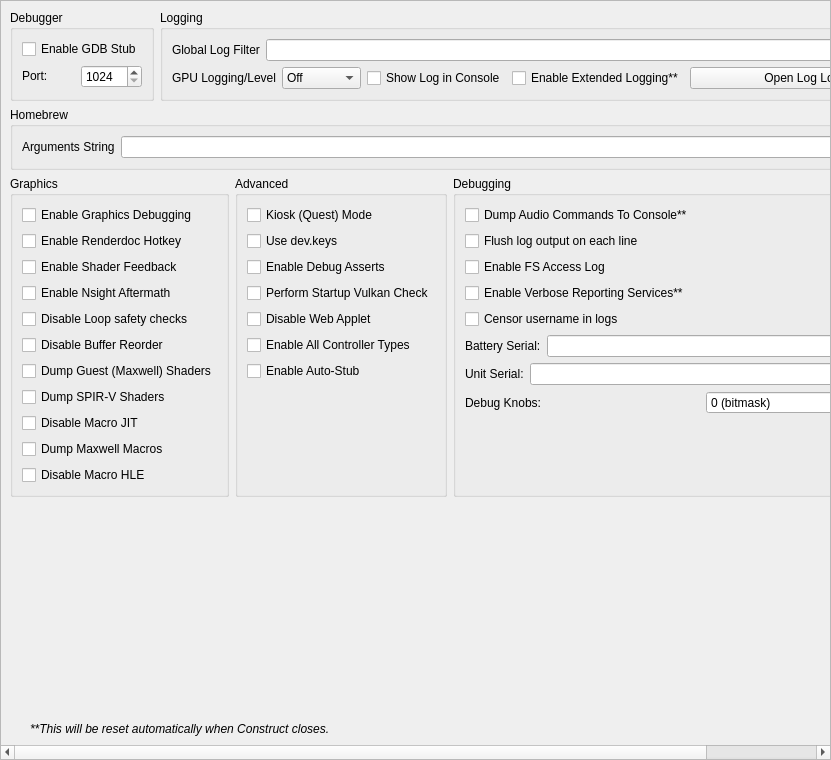
<?xml version="1.0" encoding="UTF-8"?>
<ui version="4.0">
 <class>ConfigureDebug</class>
 <widget class="QScrollArea" name="ConfigureDebug">
  <property name="geometry">
   <rect>
    <x>0</x>
    <y>0</y>
    <width>831</width>
    <height>760</height>
   </rect>
  </property>
  <property name="widgetResizable">
   <bool>true</bool>
  </property>
  <widget class="QWidget" name="widget">
   <property name="geometry">
    <rect>
     <x>0</x>
     <y>0</y>
     <width>829</width>
     <height>758</height>
    </rect>
   </property>
   <layout class="QVBoxLayout" name="verticalLayout_1">
    <item>
     <layout class="QHBoxLayout" name="horizontalLayout">
      <property name="topMargin">
       <number>0</number>
      </property>
      <item>
       <widget class="QGroupBox" name="groupBox">
        <property name="sizePolicy">
         <sizepolicy hsizetype="Preferred" vsizetype="Preferred">
          <horstretch>0</horstretch>
          <verstretch>0</verstretch>
         </sizepolicy>
        </property>
        <property name="title">
         <string>Debugger</string>
        </property>
        <property name="alignment">
         <set>Qt::AlignmentFlag::AlignLeading|Qt::AlignmentFlag::AlignLeft|Qt::AlignmentFlag::AlignTop</set>
        </property>
        <property name="flat">
         <bool>false</bool>
        </property>
        <property name="checkable">
         <bool>false</bool>
        </property>
        <layout class="QVBoxLayout" name="verticalLayout_3">
         <item>
          <widget class="QWidget" name="debug_widget" native="true">
           <property name="sizePolicy">
            <sizepolicy hsizetype="Preferred" vsizetype="Maximum">
             <horstretch>0</horstretch>
             <verstretch>0</verstretch>
            </sizepolicy>
           </property>
           <layout class="QVBoxLayout" name="verticalLayout">
            <property name="sizeConstraint">
             <enum>QLayout::SizeConstraint::SetDefaultConstraint</enum>
            </property>
            <property name="leftMargin">
             <number>0</number>
            </property>
            <property name="topMargin">
             <number>0</number>
            </property>
            <property name="rightMargin">
             <number>0</number>
            </property>
            <property name="bottomMargin">
             <number>0</number>
            </property>
            <item>
             <widget class="QCheckBox" name="toggle_gdbstub">
              <property name="sizePolicy">
               <sizepolicy hsizetype="Maximum" vsizetype="Maximum">
                <horstretch>0</horstretch>
                <verstretch>0</verstretch>
               </sizepolicy>
              </property>
              <property name="text">
               <string>Enable GDB Stub</string>
              </property>
             </widget>
            </item>
            <item>
             <widget class="QWidget" name="horizontalWidget_3" native="true">
              <property name="sizePolicy">
               <sizepolicy hsizetype="Preferred" vsizetype="Maximum">
                <horstretch>0</horstretch>
                <verstretch>0</verstretch>
               </sizepolicy>
              </property>
              <layout class="QHBoxLayout" name="horizontalLayout_3">
               <property name="leftMargin">
                <number>0</number>
               </property>
               <property name="topMargin">
                <number>0</number>
               </property>
               <property name="rightMargin">
                <number>0</number>
               </property>
               <property name="bottomMargin">
                <number>0</number>
               </property>
               <item>
                <widget class="QLabel" name="label_11">
                 <property name="sizePolicy">
                  <sizepolicy hsizetype="Minimum" vsizetype="Maximum">
                   <horstretch>0</horstretch>
                   <verstretch>0</verstretch>
                  </sizepolicy>
                 </property>
                 <property name="text">
                  <string>Port:</string>
                 </property>
                </widget>
               </item>
               <item>
                <widget class="QSpinBox" name="gdbport_spinbox">
                 <property name="sizePolicy">
                  <sizepolicy hsizetype="Preferred" vsizetype="Maximum">
                   <horstretch>0</horstretch>
                   <verstretch>0</verstretch>
                  </sizepolicy>
                 </property>
                 <property name="minimum">
                  <number>1024</number>
                 </property>
                 <property name="maximum">
                  <number>65535</number>
                 </property>
                </widget>
               </item>
              </layout>
             </widget>
            </item>
           </layout>
          </widget>
         </item>
        </layout>
       </widget>
      </item>
      <item>
       <widget class="QGroupBox" name="groupBox_2">
        <property name="sizePolicy">
         <sizepolicy hsizetype="Expanding" vsizetype="Preferred">
          <horstretch>0</horstretch>
          <verstretch>0</verstretch>
         </sizepolicy>
        </property>
        <property name="title">
         <string>Logging</string>
        </property>
        <layout class="QGridLayout" name="gridLayout_1">
         <item row="0" column="0" colspan="4">
          <widget class="QWidget" name="logging_widget" native="true">
           <property name="sizePolicy">
            <sizepolicy hsizetype="Preferred" vsizetype="Maximum">
             <horstretch>0</horstretch>
             <verstretch>0</verstretch>
            </sizepolicy>
           </property>
           <layout class="QHBoxLayout" name="horizontalLayout_1">
            <property name="leftMargin">
             <number>0</number>
            </property>
            <property name="topMargin">
             <number>0</number>
            </property>
            <property name="rightMargin">
             <number>0</number>
            </property>
            <property name="bottomMargin">
             <number>0</number>
            </property>
            <item>
             <widget class="QLabel" name="label_1">
              <property name="sizePolicy">
               <sizepolicy hsizetype="Preferred" vsizetype="Preferred">
                <horstretch>0</horstretch>
                <verstretch>0</verstretch>
               </sizepolicy>
              </property>
              <property name="text">
               <string>Global Log Filter</string>
              </property>
             </widget>
            </item>
            <item>
             <widget class="QLineEdit" name="log_filter_edit"/>
            </item>
           </layout>
          </widget>
         </item>
         <item row="1" column="0">
          <widget class="QWidget" name="gpu_log_level_widget" native="true">
           <property name="sizePolicy">
            <sizepolicy hsizetype="Preferred" vsizetype="Maximum">
             <horstretch>0</horstretch>
             <verstretch>0</verstretch>
            </sizepolicy>
           </property>
           <layout class="QHBoxLayout" name="gpu_log_level_layout">
            <property name="leftMargin">
             <number>0</number>
            </property>
            <property name="topMargin">
             <number>0</number>
            </property>
            <property name="rightMargin">
             <number>0</number>
            </property>
            <property name="bottomMargin">
             <number>0</number>
            </property>
            <item>
             <widget class="QLabel" name="gpu_log_level_label">
              <property name="text">
               <string>GPU Logging/Level</string>
              </property>
             </widget>
            </item>
            <item>
             <widget class="QComboBox" name="gpu_log_level">
              <property name="toolTip">
               <string>Detail level for GPU logs. Off disables logging entirely.</string>
              </property>
              <item>
               <property name="text">
                <string>Off</string>
               </property>
              </item>
              <item>
               <property name="text">
                <string>Errors</string>
               </property>
              </item>
              <item>
               <property name="text">
                <string>Standard</string>
               </property>
              </item>
              <item>
               <property name="text">
                <string>Verbose</string>
               </property>
              </item>
              <item>
               <property name="text">
                <string>All</string>
               </property>
              </item>
             </widget>
            </item>
           </layout>
          </widget>
         </item>
         <item row="1" column="1">
          <widget class="QCheckBox" name="toggle_console">
           <property name="text">
            <string>Show Log in Console</string>
           </property>
          </widget>
         </item>
         <item row="1" column="2">
          <widget class="QCheckBox" name="extended_logging">
           <property name="enabled">
            <bool>true</bool>
           </property>
           <property name="toolTip">
            <string>When checked, the max size of the log increases from 100 MB to 1 GB</string>
           </property>
           <property name="text">
            <string>Enable Extended Logging**</string>
           </property>
          </widget>
         </item>
         <item row="1" column="3">
          <widget class="QPushButton" name="open_log_button">
           <property name="sizePolicy">
            <sizepolicy hsizetype="Expanding" vsizetype="Maximum">
             <horstretch>1</horstretch>
             <verstretch>0</verstretch>
            </sizepolicy>
           </property>
           <property name="minimumSize">
            <size>
             <width>250</width>
             <height>0</height>
            </size>
           </property>
           <property name="text">
            <string>Open Log Location</string>
           </property>
          </widget>
         </item>
        </layout>
       </widget>
      </item>
     </layout>
    </item>
    <item>
     <widget class="QGroupBox" name="groupBox_3">
      <property name="title">
       <string>Homebrew</string>
      </property>
      <layout class="QVBoxLayout" name="verticalLayout_5">
       <item>
        <layout class="QHBoxLayout" name="horizontalLayout_4">
         <item>
          <widget class="QLabel" name="label_3">
           <property name="text">
            <string>Arguments String</string>
           </property>
          </widget>
         </item>
         <item>
          <widget class="QLineEdit" name="homebrew_args_edit"/>
         </item>
        </layout>
       </item>
      </layout>
     </widget>
    </item>
    <item>
     <layout class="QHBoxLayout" name="horizontalLayout_2">
      <item>
       <widget class="QGroupBox" name="groupBox_4">
        <property name="title">
         <string>Graphics</string>
        </property>
        <layout class="QGridLayout" name="gridLayout_2">
         <item row="4" column="0">
          <widget class="QCheckBox" name="disable_loop_safety_checks">
           <property name="toolTip">
            <string>When checked, it executes shaders without loop logic changes</string>
           </property>
           <property name="text">
            <string>Disable Loop safety checks</string>
           </property>
          </widget>
         </item>
         <item row="9" column="0">
          <widget class="QCheckBox" name="dump_macros">
           <property name="enabled">
            <bool>true</bool>
           </property>
           <property name="toolTip">
            <string>When checked, it will dump all the macro programs of the GPU</string>
           </property>
           <property name="text">
            <string>Dump Maxwell Macros</string>
           </property>
          </widget>
         </item>
         <item row="3" column="0">
          <widget class="QCheckBox" name="enable_nsight_aftermath">
           <property name="toolTip">
            <string>When checked, it enables Nsight Aftermath crash dumps</string>
           </property>
           <property name="text">
            <string>Enable Nsight Aftermath</string>
           </property>
          </widget>
         </item>
         <item row="6" column="0">
          <widget class="QCheckBox" name="dump_guest_shaders">
           <property name="enabled">
            <bool>true</bool>
           </property>
           <property name="toolTip">
            <string>When checked, it will dump original Maxwell guest shader bytecode (the input to the recompiler) as .ash files under DumpDir/shaders/. Useful for inspection with nvdisasm.</string>
           </property>
           <property name="text">
            <string>Dump Guest (Maxwell) Shaders</string>
           </property>
          </widget>
         </item>
         <item row="1" column="0">
          <widget class="QCheckBox" name="enable_renderdoc_hotkey">
           <property name="text">
            <string>Enable Renderdoc Hotkey</string>
           </property>
          </widget>
         </item>
         <item row="8" column="0">
          <widget class="QCheckBox" name="disable_macro_jit">
           <property name="enabled">
            <bool>true</bool>
           </property>
           <property name="toolTip">
            <string>When checked, it disables the macro Just In Time compiler. Enabling this makes games run slower</string>
           </property>
           <property name="text">
            <string>Disable Macro JIT</string>
           </property>
          </widget>
         </item>
         <item row="10" column="0">
          <widget class="QCheckBox" name="disable_macro_hle">
           <property name="enabled">
            <bool>true</bool>
           </property>
           <property name="toolTip">
            <string>When checked, it disables the macro HLE functions. Enabling this makes games run slower</string>
           </property>
           <property name="text">
            <string>Disable Macro HLE</string>
           </property>
          </widget>
         </item>
         <item row="0" column="0">
          <widget class="QCheckBox" name="enable_graphics_debugging">
           <property name="enabled">
            <bool>true</bool>
           </property>
           <property name="toolTip">
            <string>When checked, the graphics API enters a slower debugging mode</string>
           </property>
           <property name="text">
            <string>Enable Graphics Debugging</string>
           </property>
          </widget>
         </item>
         <item row="11" column="0">
          <spacer name="verticalSpacer_5">
           <property name="orientation">
            <enum>Qt::Orientation::Vertical</enum>
           </property>
           <property name="sizeType">
            <enum>QSizePolicy::Policy::Preferred</enum>
           </property>
           <property name="sizeHint" stdset="0">
            <size>
             <width>20</width>
             <height>0</height>
            </size>
           </property>
          </spacer>
         </item>
         <item row="2" column="0">
          <widget class="QCheckBox" name="enable_shader_feedback">
           <property name="toolTip">
            <string>When checked, yuzu will log statistics about the compiled pipeline cache</string>
           </property>
           <property name="text">
            <string>Enable Shader Feedback</string>
           </property>
          </widget>
         </item>
         <item row="5" column="0">
          <widget class="QCheckBox" name="disable_buffer_reorder">
           <property name="toolTip">
            <string>&lt;html&gt;&lt;head/&gt;&lt;body&gt;&lt;p&gt;When checked, disables reordering of mapped memory uploads which allows to associate uploads with specific draws. May reduce performance in some cases.&lt;/p&gt;&lt;/body&gt;&lt;/html&gt;</string>
           </property>
           <property name="text">
            <string>Disable Buffer Reorder</string>
           </property>
          </widget>
         </item>
         <item row="7" column="0">
          <widget class="QCheckBox" name="gpu_log_shader_dumps">
           <property name="toolTip">
            <string>When checked, it will dump the recompiler's output SPIR-V binaries (.spv) under LogDir/shaders/. Inspect via SPIRV-Tools (spirv-dis / spirv-cross / spirv-val) or RenderDoc.</string>
           </property>
           <property name="text">
            <string>Dump SPIR-V Shaders</string>
           </property>
          </widget>
         </item>
        </layout>
       </widget>
      </item>
      <item>
       <widget class="QGroupBox" name="groupBox_6">
        <property name="title">
         <string>Advanced</string>
        </property>
        <layout class="QGridLayout" name="gridLayout_4">
         <item row="3" column="0">
          <widget class="QCheckBox" name="perform_vulkan_check">
           <property name="toolTip">
            <string>Enables yuzu to check for a working Vulkan environment when the program starts up. Disable this if this is causing issues with external programs seeing yuzu.</string>
           </property>
           <property name="text">
            <string>Perform Startup Vulkan Check</string>
           </property>
          </widget>
         </item>
         <item row="4" column="0">
          <widget class="QCheckBox" name="disable_web_applet">
           <property name="text">
            <string>Disable Web Applet</string>
           </property>
          </widget>
         </item>
         <item row="5" column="0">
          <widget class="QCheckBox" name="enable_all_controllers">
           <property name="text">
            <string>Enable All Controller Types</string>
           </property>
          </widget>
         </item>
         <item row="6" column="0">
          <widget class="QCheckBox" name="use_auto_stub">
           <property name="text">
            <string>Enable Auto-Stub</string>
           </property>
          </widget>
         </item>
         <item row="0" column="0">
          <widget class="QCheckBox" name="quest_flag">
           <property name="text">
            <string>Kiosk (Quest) Mode</string>
           </property>
          </widget>
         </item>
         <item row="1" column="0">
          <widget class="QCheckBox" name="use_dev_keys">
           <property name="text">
            <string>Use dev.keys</string>
           </property>
          </widget>
         </item>
         <item row="2" column="0">
          <widget class="QCheckBox" name="use_debug_asserts">
           <property name="text">
            <string>Enable Debug Asserts</string>
           </property>
          </widget>
         </item>
         <item row="7" column="0">
          <spacer name="verticalSpacer_4">
           <property name="orientation">
            <enum>Qt::Orientation::Vertical</enum>
           </property>
           <property name="sizeType">
            <enum>QSizePolicy::Policy::Expanding</enum>
           </property>
           <property name="sizeHint" stdset="0">
            <size>
             <width>20</width>
             <height>0</height>
            </size>
           </property>
          </spacer>
         </item>
        </layout>
       </widget>
      </item>
      <item>
       <widget class="QGroupBox" name="groupBox_5">
        <property name="title">
         <string>Debugging</string>
        </property>
        <layout class="QGridLayout" name="gridLayout_3">
         <item row="6" column="0">
          <widget class="QWidget" name="serial_battery_widget" native="true">
           <property name="sizePolicy">
            <sizepolicy hsizetype="Preferred" vsizetype="Maximum">
             <horstretch>0</horstretch>
             <verstretch>0</verstretch>
            </sizepolicy>
           </property>
           <layout class="QHBoxLayout" name="horizontalLayout_11">
            <property name="leftMargin">
             <number>0</number>
            </property>
            <property name="topMargin">
             <number>0</number>
            </property>
            <property name="rightMargin">
             <number>0</number>
            </property>
            <property name="bottomMargin">
             <number>0</number>
            </property>
            <item>
             <widget class="QLabel" name="label_12">
              <property name="sizePolicy">
               <sizepolicy hsizetype="Preferred" vsizetype="Preferred">
                <horstretch>0</horstretch>
                <verstretch>0</verstretch>
               </sizepolicy>
              </property>
              <property name="text">
               <string>Battery Serial:</string>
              </property>
             </widget>
            </item>
            <item>
             <widget class="QLineEdit" name="serial_battery_edit"/>
            </item>
           </layout>
          </widget>
         </item>
         <item row="8" column="0">
          <widget class="QWidget" name="debug_knobs_widget" native="true">
           <property name="sizePolicy">
            <sizepolicy hsizetype="Preferred" vsizetype="Maximum">
             <horstretch>0</horstretch>
             <verstretch>0</verstretch>
            </sizepolicy>
           </property>
           <layout class="QHBoxLayout" name="horizontalLayout_debug_knobs">
            <property name="leftMargin">
             <number>0</number>
            </property>
            <property name="topMargin">
             <number>0</number>
            </property>
            <property name="rightMargin">
             <number>0</number>
            </property>
            <property name="bottomMargin">
             <number>0</number>
            </property>
            <item>
             <widget class="QLabel" name="label_debug_knobs">
              <property name="sizePolicy">
               <sizepolicy hsizetype="Preferred" vsizetype="Preferred">
                <horstretch>0</horstretch>
                <verstretch>0</verstretch>
               </sizepolicy>
              </property>
              <property name="text">
               <string>Debug Knobs:</string>
              </property>
             </widget>
            </item>
            <item>
             <widget class="QSpinBox" name="debug_knobs_spinbox">
              <property name="minimum">
               <number>0</number>
              </property>
              <property name="maximum">
               <number>65535</number>
              </property>
              <property name="toolTip">
               <string>Bitmask for quick development toggles</string>
              </property>
              <property name="statusTip">
               <string>Set debug knobs (bitmask)</string>
              </property>
              <property name="whatsThis">
               <string>16-bit debug knob set for quick development toggles</string>
              </property>
              <property name="suffix">
               <string> (bitmask)</string>
              </property>
             </widget>
            </item>
           </layout>
          </widget>
         </item>
         <item row="7" column="0">
          <widget class="QWidget" name="serial_board_widget" native="true">
           <property name="sizePolicy">
            <sizepolicy hsizetype="Preferred" vsizetype="Maximum">
             <horstretch>0</horstretch>
             <verstretch>0</verstretch>
            </sizepolicy>
           </property>
           <layout class="QHBoxLayout" name="horizontalLayout_12">
            <property name="leftMargin">
             <number>0</number>
            </property>
            <property name="topMargin">
             <number>0</number>
            </property>
            <property name="rightMargin">
             <number>0</number>
            </property>
            <property name="bottomMargin">
             <number>0</number>
            </property>
            <item>
             <widget class="QLabel" name="label_13">
              <property name="sizePolicy">
               <sizepolicy hsizetype="Preferred" vsizetype="Preferred">
                <horstretch>0</horstretch>
                <verstretch>0</verstretch>
               </sizepolicy>
              </property>
              <property name="text">
               <string>Unit Serial:</string>
              </property>
             </widget>
            </item>
            <item>
             <widget class="QLineEdit" name="serial_board_edit"/>
            </item>
           </layout>
          </widget>
         </item>
         <item row="20" column="0">
          <spacer name="verticalSpacer_3">
           <property name="orientation">
            <enum>Qt::Orientation::Vertical</enum>
           </property>
           <property name="sizeType">
            <enum>QSizePolicy::Policy::Expanding</enum>
           </property>
           <property name="sizeHint" stdset="0">
            <size>
             <width>20</width>
             <height>0</height>
            </size>
           </property>
          </spacer>
         </item>
         <item row="1" column="0">
          <widget class="QCheckBox" name="dump_audio_commands">
           <property name="toolTip">
            <string>Enable this to output the latest generated audio command list to the console. Only affects games using the audio renderer.</string>
           </property>
           <property name="text">
            <string>Dump Audio Commands To Console**</string>
           </property>
          </widget>
         </item>
         <item row="2" column="0">
          <widget class="QCheckBox" name="flush_line">
           <property name="text">
            <string>Flush log output on each line</string>
           </property>
          </widget>
         </item>
         <item row="3" column="0">
          <widget class="QCheckBox" name="fs_access_log">
           <property name="text">
            <string>Enable FS Access Log</string>
           </property>
          </widget>
         </item>
         <item row="4" column="0">
          <widget class="QCheckBox" name="reporting_services">
           <property name="text">
            <string>Enable Verbose Reporting Services**</string>
           </property>
          </widget>
         </item>
         <item row="5" column="0">
          <widget class="QCheckBox" name="censor_username">
           <property name="text">
            <string>Censor username in logs</string>
           </property>
          </widget>
         </item>
        </layout>
       </widget>
      </item>
     </layout>
    </item>
    <item>
     <spacer name="verticalSpacer">
      <property name="orientation">
       <enum>Qt::Orientation::Vertical</enum>
      </property>
      <property name="sizeHint" stdset="0">
       <size>
        <width>20</width>
        <height>0</height>
       </size>
      </property>
     </spacer>
    </item>
    <item>
     <widget class="QLabel" name="label_5">
      <property name="sizePolicy">
       <sizepolicy hsizetype="Expanding" vsizetype="Preferred">
        <horstretch>0</horstretch>
        <verstretch>0</verstretch>
       </sizepolicy>
      </property>
      <property name="font">
       <font>
        <italic>true</italic>
       </font>
      </property>
      <property name="text">
       <string>**This will be reset automatically when Construct closes.</string>
      </property>
      <property name="indent">
       <number>20</number>
      </property>
     </widget>
    </item>
   </layout>
  </widget>
 </widget>
 <tabstops>
  <tabstop>log_filter_edit</tabstop>
  <tabstop>toggle_console</tabstop>
  <tabstop>extended_logging</tabstop>
  <tabstop>open_log_button</tabstop>
  <tabstop>homebrew_args_edit</tabstop>
  <tabstop>enable_graphics_debugging</tabstop>
  <tabstop>enable_shader_feedback</tabstop>
  <tabstop>enable_nsight_aftermath</tabstop>
  <tabstop>fs_access_log</tabstop>
  <tabstop>reporting_services</tabstop>
  <tabstop>quest_flag</tabstop>
  <tabstop>use_debug_asserts</tabstop>
 </tabstops>
 <resources/>
 <connections/>
</ui>
